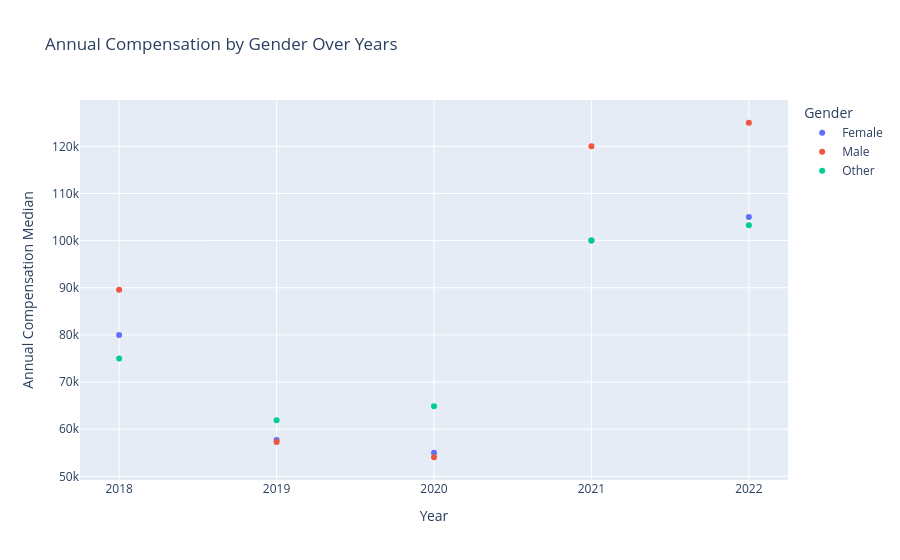

The notebook cell saved with this chart:
### Code cell
# make one dataframe with with year, gender and annual compensation
data = []
for year, compSeries in annualComp.items():
    # get annual compensation for each year and gender-group
    for gender, comp in compSeries.items():
        data.append({'Year': year, 'Gender': gender, 'AnnualComp': comp})

df = pd.DataFrame(data)

# creat plot with annual compensation over year with gender in different colors
fig = go.Figure()
fig = px.scatter(df, x='Year', y='AnnualComp', color='Gender',
                 title='Annual Compensation by Gender Over Years',
                 labels={'AnnualComp': 'Annual Compensation Median', 'Gender': 'Gender'})

# Zeigen Sie den Plot an
fig.show()

### Figure 1 — Plotly figure (JSON) as saved in the notebook; plotly's stock layout.template omitted (floating-point values rounded to 4 significant figures)
{"data": [{"hovertemplate": "Gender=Female<br>Year=%{x}<br>Annual Compensation Median=%{y}<extra></extra>", "legendgroup": "Female", "marker": {"color": "#636efa", "symbol": "circle"}, "mode": "markers", "name": "Female", "orientation": "v", "showlegend": true, "type": "scatter", "x": ["2018", "2019", "2020", "2021", "2022"], "xaxis": "x", "y": [80000, 57732, 55000, 100000, 105000], "yaxis": "y"}, {"hovertemplate": "Gender=Male<br>Year=%{x}<br>Annual Compensation Median=%{y}<extra></extra>", "legendgroup": "Male", "marker": {"color": "#EF553B", "symbol": "circle"}, "mode": "markers", "name": "Male", "orientation": "v", "showlegend": true, "type": "scatter", "x": ["2018", "2019", "2020", "2021", "2022"], "xaxis": "x", "y": [89566, 57287, 54049, 120000, 125000], "yaxis": "y"}, {"hovertemplate": "Gender=Other<br>Year=%{x}<br>Annual Compensation Median=%{y}<extra></extra>", "legendgroup": "Other", "marker": {"color": "#00cc96", "symbol": "circle"}, "mode": "markers", "name": "Other", "orientation": "v", "showlegend": true, "type": "scatter", "x": ["2018", "2019", "2020", "2021", "2022"], "xaxis": "x", "y": [75000, 61872, 64859, 100000, 103250], "yaxis": "y"}], "layout": {"legend": {"title": {"text": "Gender"}, "tracegroupgap": 0}, "title": {"text": "Annual Compensation by Gender Over Years"}, "xaxis": {"anchor": "y", "domain": [0, 1], "title": {"text": "Year"}}, "yaxis": {"anchor": "x", "domain": [0, 1], "title": {"text": "Annual Compensation Median"}}}}
